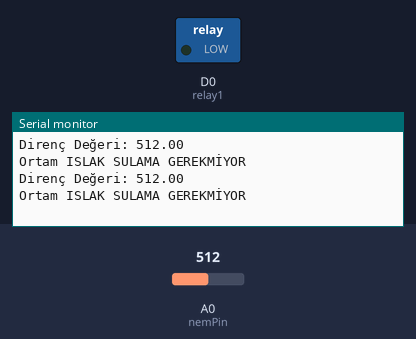
A sketch run on a simulated ESP8266 (NodeMCU). Parts: switched loads named in the sketch (green lamp = pin HIGH), the last lines printed to the serial monitor. Inputs (shaded band) come from the test bench; at power-on: A0 (nemPin) = 512. WiFi joins after 1.5 s; servers stay silent unless stated.

Above: at 2.7 s.
2.8 s: A0 (nemPin) set to 542
At 4.1 s:
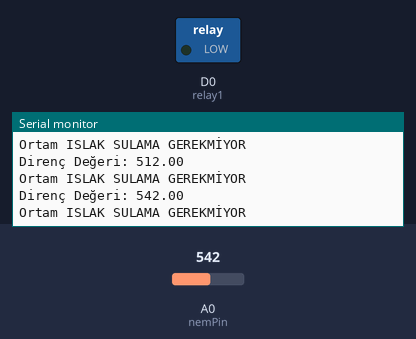
4.3 s: A0 (nemPin) set to 559
At 5.2 s:
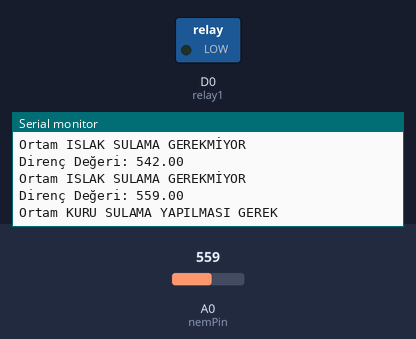
Timing chart, 0 to 7.3 s (numbered marks = the images above; inputs shaded):
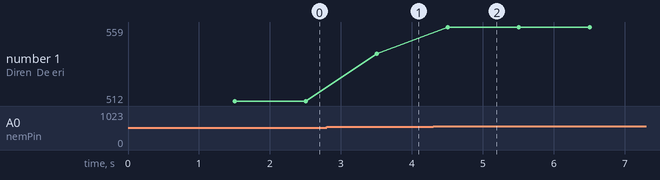

The sketch:

Soil_Moisture_Sensor_Application_aug04a.ino
```cpp
#include "arduino_secrets.h"
/*
  Sketch generated by the Arduino IoT Cloud Thing "Untitled 2"
  https://create.arduino.cc/cloud/things/532295c2-b8c2-4f44-990d-e92a4f8d0939

  Arduino IoT Cloud Variables description

  The following variables are automatically generated and updated when changes are made to the Thing

  float nemdegeri;

  Variables which are marked as READ/WRITE in the Cloud Thing will also have functions
  which are called when their values are changed from the Dashboard.
  These functions are generated with the Thing and added at the end of this sketch.
*/

#include "thingProperties.h"
int nemPin = A0;
#define relay1 D0


int nemEsikdegeri = 550;

void setup() {
  // Initialize serial and wait for port to open:
  pinMode(nemPin, INPUT);
  Serial.begin(9600);
  // This delay gives the chance to wait for a Serial Monitor without blocking if none is found
  delay(1500);
pinMode(relay1, OUTPUT);
digitalWrite(relay1, HIGH);
  // Defined in thingProperties.h
  initProperties();

  // Connect to Arduino IoT Cloud
  ArduinoCloud.begin(ArduinoIoTPreferredConnection);

  /*
     The following function allows you to obtain more information
     related to the state of network and IoT Cloud connection and errors
     the higher number the more granular information you’ll get.
     The default is 0 (only errors).
     Maximum is 4
 */
  setDebugMessageLevel(2);
  ArduinoCloud.printDebugInfo();
}

void loop() {
  ArduinoCloud.update();
  nemdegeri_READ();


}
void nemdegeri_READ()
{
  nemdegeri = analogRead(nemPin);

  Serial.print("Direnç Değeri: ");
  Serial.println(nemdegeri);

  if(nemdegeri < nemEsikdegeri)
  {
      Serial.println("Ortam ISLAK SULAMA GEREKMİYOR");

    digitalWrite(relay1, LOW);

  }
  else
  {
    Serial.println("Ortam KURU SULAMA YAPILMASI GEREK");
   digitalWrite(relay1, LOW);
   }
 delay(1000);

}
```

arduino_secrets.h
```cpp
#define SECRET_SSID ""
#define SECRET_PASS ""
#define SECRET_DEVICE_KEY ""
```

thingProperties.h
```cpp
// Code generated by Arduino IoT Cloud, DO NOT EDIT.

#include <ArduinoIoTCloud.h>
#include <Arduino_ConnectionHandler.h>

const char DEVICE_LOGIN_NAME[]  = "62220e37-a83a-4a37-9269-952d6d7df4ac";

const char SSID[]               = SECRET_SSID;    // Network SSID (name)
const char PASS[]               = SECRET_PASS;    // Network password (use for WPA, or use as key for WEP)
const char DEVICE_KEY[]  = SECRET_DEVICE_KEY;    // Secret device password


float nemdegeri;

void initProperties(){

  ArduinoCloud.setBoardId(DEVICE_LOGIN_NAME);
  ArduinoCloud.setSecretDeviceKey(DEVICE_KEY);
  ArduinoCloud.addProperty(nemdegeri, READ, ON_CHANGE, NULL);

}

WiFiConnectionHandler ArduinoIoTPreferredConnection(SSID, PASS);
```

Measured:
- the behaviour switches between 549 and 550 on A0 (nemPin) (found by bisection; images 1 and 2)
- after the input at 2.8 s, the serial monitor: prints a new line after 0.70 s (image 1)
- after the input at 4.3 s, the serial monitor: prints a new line after 0.21 s (image 2)
- plotted number 1: 512 → 542 after the input at 2.8 s, 542 → 559 after the input at 4.3 s
